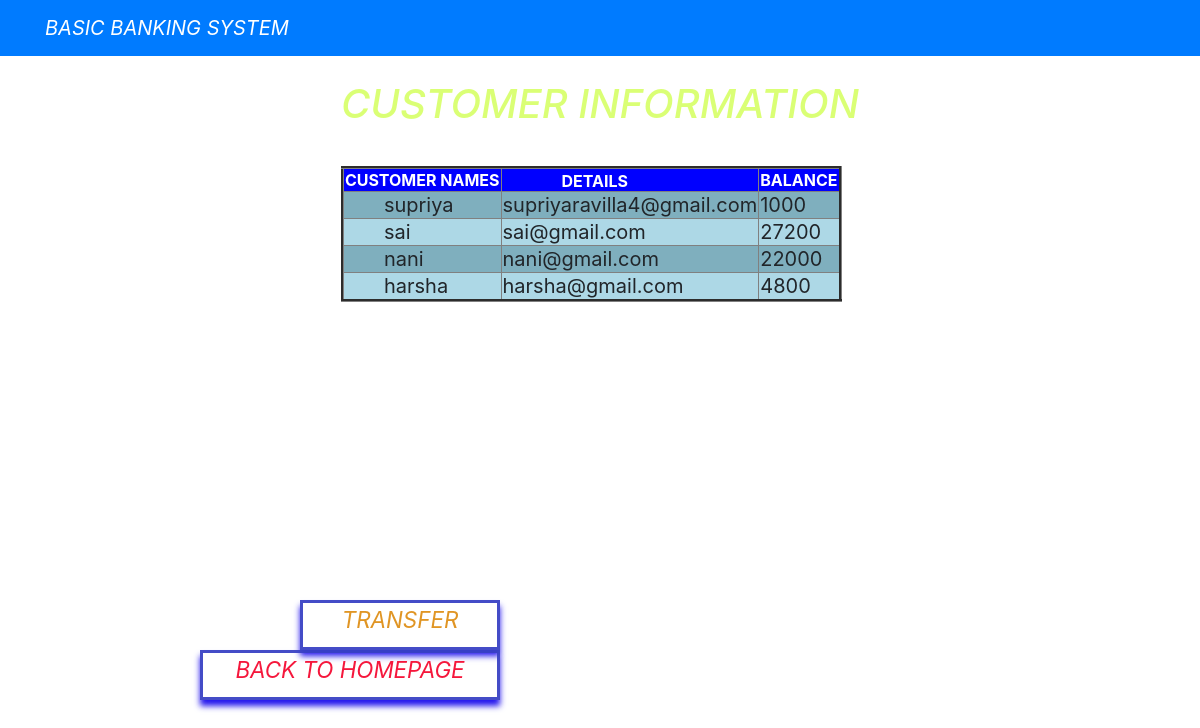
The page /show on the database its author committed.
### bbs/models.py (models this page shows, shortened)
class Customer(models.Model):
    name=models.CharField(max_length=50)
    email=models.CharField(max_length=30)
    current_balance=models.IntegerField()

### bbs/views.py (the view)
# urls.py: path('show',views.show,name="show"),
def show(request):
    cusobj=Customer.objects.all()
    return render(request,'bbs/show.html',{"Customer":cusobj})

### templates/bbs/show.html (shortened to what this page needs)
{% extends 'base.html' %}
{% block content %}
<!doctype html>
<html>
    <head>
        <h1 style="padding-bottom: 30px;
        color:rgba(196, 255, 34, 0.623);
        text-align:center;">CUSTOMER INFORMATION</h1>
    </head>
    <body>
        <table border=3>
        <tr>
            <th>CUSTOMER NAMES</th>
            <th style="padding-bottom: 0px;
            padding-left: 60px;">DETAILS</th>
            <th>BALANCE</th>
        </tr>
       {% for x in Customer %}
       <tr>
           <td style="font-size: 20px;padding-left: 40px;">{{x.name}}</td>
           <td style="font-size: 20px;">{{x.email}}</td>
           <td style="font-size: 20px;">{{x.current_balance}}</td>
       </tr>
       {% endfor %}
       </table><br><br>
       <a class ="btn1 btn-dark" href ="{% url 'bbs:detail' %}">TRANSFER</a>&nbsp;
<a class ="btn2 btn-dark" href ="{% url 'bbs:index' %}">BACK TO HOMEPAGE</a>
    </body>
</html>
{% endblock %}

### templates/base.html (shortened to what this page needs)
<html lang ="en">
<head>
    <link rel="stylesheet" href="https://stackpath.bootstrapcdn.com/bootstrap/4.4.1/css/bootstrap.min.css">
</head>
<body>
    {% include 'partials/_navbar.html' %}
    <div class ="container">
        <div class ="row">
            <div class =".col-md-6 m-auto">
                {% block content %}{% endblock %}
            </div>
        </div>
    </div>
</body>
</html>

### templates/partials/_navbar.html
<nav class ="navbar navbar-dark bg-primary mb-4">
    <div class="container">
        <a class ="navbar-brand" href="/">BASIC BANKING SYSTEM</a>
    </div>
</nav>

### templates/bbs/show.html (style rules this page uses)
body { background-image:url(https://img.freepik.com/free-vector/digital-money-transfer-technology-background_1017-17454.jpg); background-size: 800px; }
th { background-color: blue; color:white; }
tr:nth-child(odd) { background-color: lightblue; }
tr:nth-child(even) { background-color: rgb(127, 175, 190); }
body { margin: 0; padding: 0; text-align:center; font-style: italic; }
.btn1 { cursor: pointer; border: 3px solid #3841c4ef; background-color: transparent; height: 50px; width: 200px; color: #e09524; font-size: 1.4em; box-shadow: 0 6px 6px rgba(21, 6, 236, 0.932); position: absolute; right: 700px; bottom: 150px; }
.btn2 { cursor: pointer; border: 3px solid #3841c4ef; background-color: transparent; height: 50px; width: 300px; color: #f5173c; font-size: 1.4em; box-shadow: 0 6px 6px rgba(21, 6, 236, 0.932); position: absolute; right: 700px; bottom: 100px; }

### rows shown on the page
Customer: name "supriya", email "supriyaravilla4@gmail.com", current_balance "1000"
Customer: name "sai", email "sai@gmail.com", current_balance "27200"
Customer: name "nani", email "nani@gmail.com", current_balance "22000"
Customer: name "harsha", email "harsha@gmail.com", current_balance "4800"
